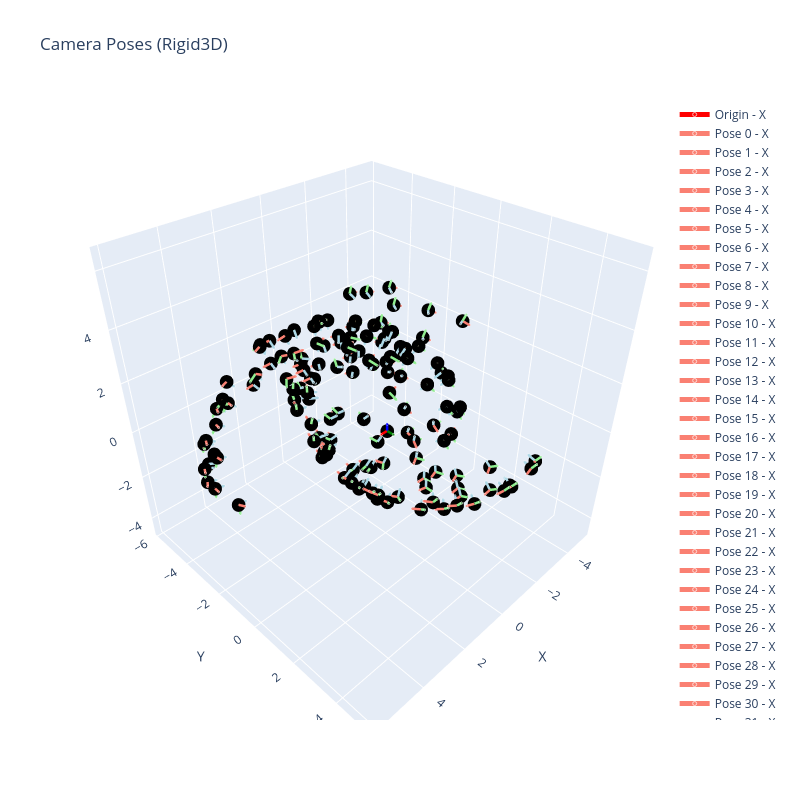

This figure's notebook cell:
### Code cell
# plot to see effect/
fig = plot_rigid3d_poses(original_cams + new_cams, show_origin=True, axis_length=0.3)
fig.show()
